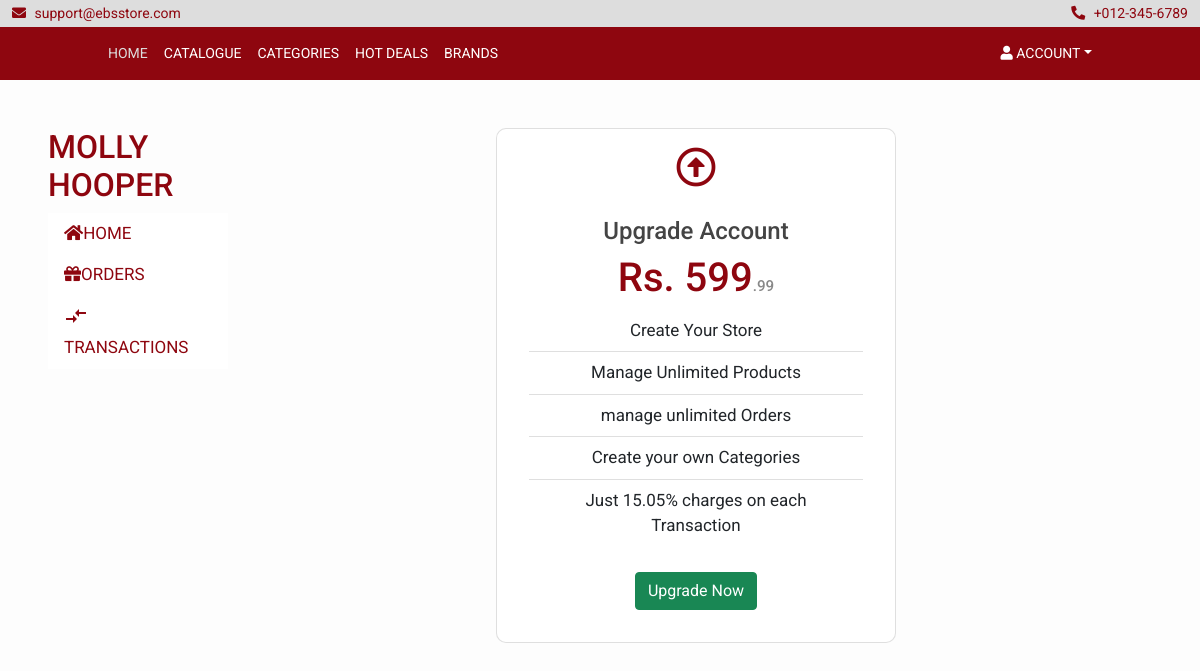
The app's page /upgrade-account/ (signed in), older data.
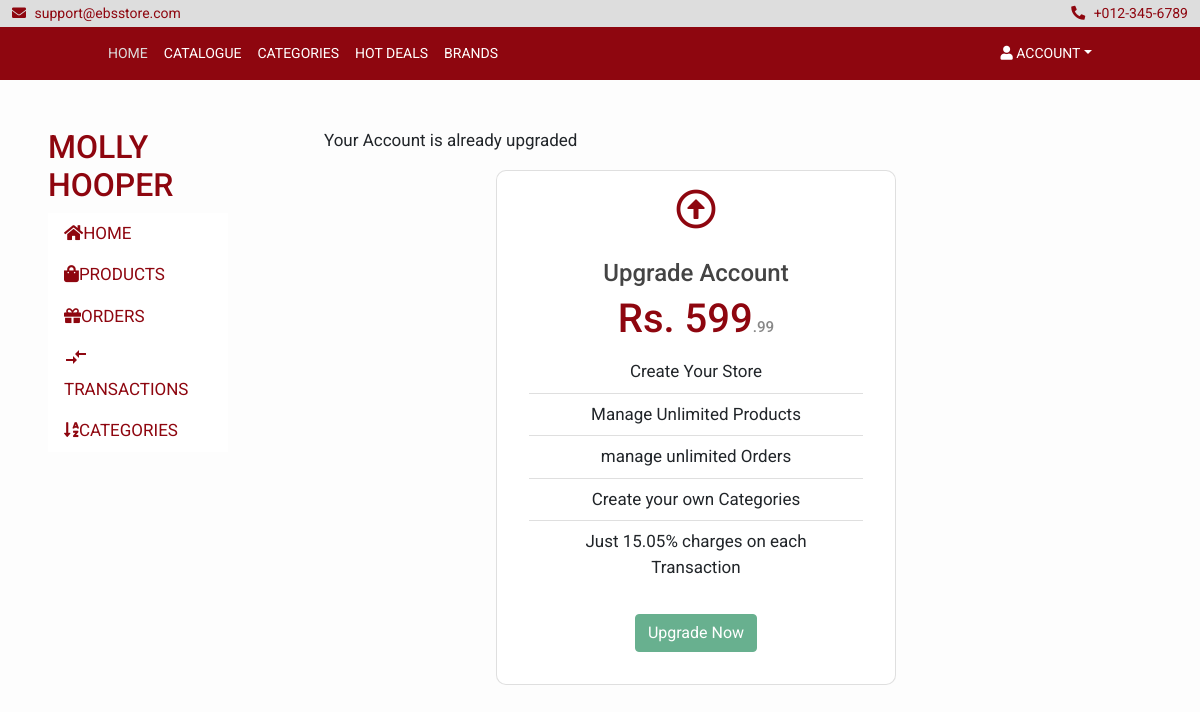
The same page, newer data.
### account/models.py (models this page shows, shortened)
class UserAccount(AbstractBaseUser, PermissionsMixin):
    username = models.CharField(max_length=255, unique=True)
    first_name=models.CharField(max_length=255)
    last_name=models.CharField(max_length=255)
    email = models.EmailField(max_length=255, unique=True)
    is_superuser = models.BooleanField(default=False)
    is_admin = models.BooleanField('Is Admin', default=False)
    is_staff = models.BooleanField(default=False)
    is_customer = models.BooleanField(default=True)
    is_client = models.BooleanField(default = False)
    balance = models.DecimalField(max_digits=15, decimal_places=2, default=0)
    user_type = models.PositiveIntegerField(choices=CHOICES, default=1)
    created_at = models.DateTimeField(auto_now_add=True)
    update_at= models.DateTimeField(auto_now=True)
    objects = UserAccountManager()
    USERNAME_FIELD = 'username'
    REQUIRED_FIELDS = ['first_name', 'last_name', 'email']

### account/views.py (the view)
# urls.py: path('upgrade-account/', views.upgrade_account, name="upgrade_account"),
def upgrade_account(request):
    return render(request, "dashboard/upgrade_account/upgrade_account.html")

### cart/context_processor.py (called while the page is built)
def cart(request):
    return {'cart': Cart(request)}

### store/context_processor.py (called while the page is built)
def categories(request):
    categories = Category.objects.all()
    return {'categories': categories}

def brands(request):
    brands = Brand.objects.all()
    return {'brands': brands}

### templates/dashboard/upgrade_account/upgrade_account.html (shortened to what this page needs)
{% extends "../dashboard.html" %}
{% load static %}
{%block dashboard_content%}
<div class="container">
    <div class="row">
            <div class="container">
                 {% if user.user_type == 0%}
                    <p>Your Account is already upgraded</p>
                {% endif%}
                <div class ="card p-3 mx-auto d-block"  style="width: 25rem; border-radius:10px">
                    <h1 class="card-title text-center text-uppercase" style="color:#8e060f"><i class="far fa-arrow-alt-circle-up"></i></h1>
                    <div class="card-body text-center">
                        <h4 style="color:#444"> Upgrade Account</h4>
                        <h1 style="color:#8e060f">Rs. 599<span style="font-size:0.95rem; color:#888">.99<span></h1>
                            <ul class="list-group list-group-flush"  style="color:#333">
                                <li class="list-group-item">Create Your Store</li>
                                <li class="list-group-item">Manage Unlimited Products</li>
                                <li class="list-group-item">manage unlimited Orders</li>
                                <li class="list-group-item">Create your own Categories</li>
                                <li class="list-group-item">Just 15.05% charges on each Transaction</li>
                            </ul>
                            <br/>
                            {% if user.user_type == 0%}
                                 <button disabled href="{% url 'billing_address'%}" class="btn btn-success">Upgrade Now</button>
                            {% else %}
                                <a  href="{% url 'billing_address'%}" class="btn btn-success">Upgrade Now</a>
                            {% endif%}
                    </div>
                </div>
        </div>
</div>
{%endblock%}

### templates/dashboard/dashboard.html (shortened to what this page needs)
{% load static %}
<!DOCTYPE html>
<html lang="en">
  <head>
    <link rel="stylesheet" href="https://cdnjs.cloudflare.com/ajax/libs/font-awesome/4.7.0/css/font-awesome.min.css">
    <link
      href="https://cdn.jsdelivr.net/npm/bootstrap@5.0.2/dist/css/bootstrap.min.css"
      rel="stylesheet"
    />
    <link href="https://cdnjs.cloudflare.com/ajax/libs/font-awesome/5.10.0/css/all.min.css" rel="stylesheet">
    <link href="{% static 'css/dashboard.css'%}" rel="stylesheet">
    <link href="{% static 'css/main.css'%}" rel="stylesheet">
  </head>
  <body>
  {% include "../components/topbar.html"%}
  {% include "../components/primary_navbar.html"%}
<div class="row">
  <div class="col-2 mt-5 mx-5">
    <aside  >
        <div>
          {% if user.user_type == 0 %}
              {% if store %}
                <h2>{{user.store.name}}</h2>
              {%else %}
               <h2> {{user.first_name}}  {{user.last_name}}</h2>
              {%endif%}
          {% else  %}
              <h2> {{user.first_name}}  {{user.last_name}}</h2>
          {%endif%}
        </div>
        {% if user.user_type == 0 or store%}
          <ul class="nav flex-column" style="background:white">
            <li class="nav-item">
              <a class="nav-link active" href="{%url 'dashboard'%}"><i class="fa fa-home"></i>Home</a>
            </li>
            <li class="nav-item">
              <a class="nav-link active" href="{%url 'vendor_products'%}"><i class="	fa fa-shopping-bag"></i>Products</a>
            </li>
            <li class="nav-item">
              <a class="nav-link active" class="nav-link active" href="{% url 'order:order_view'%}"><i class="fa fa-gift"></i>Orders</a>
            </li>
            <li class="nav-item">
              <a class="nav-link active" href="{% url 'order:transaction_history'%}"><i class="material-icons">compare_arrows</i> Transactions</a>
            </li>
            <li class="nav-item">
              <a class="nav-link active" href="{%url 'categories'%}"><i class="fa fa-sort-alpha-asc"></i>Categories</a>
            </li>
          </ul>
        {% else %}
          <ul class="nav flex-column" style="background:white">
            <li class="nav-item">
              <a class="nav-link" href="{%url 'dashboard'%}"><i class="fa fa-home"></i>Home</a>
            </li>
            <li class="nav-item">
              <a class="nav-link" href="{% url 'order:order_view'%}"><i class="fa fa-gift"></i>Orders</a>
            </li>
            <li class="nav-item">
              <a class="nav-link" href="{% url 'order:transaction_history'%}"><i class="material-icons">compare_arrows</i>  Transactions</a>
            </li>
              </ul>
        {%endif%}
      </aside>
  </div>
  <div class="col-8 mt-5">
     <section >
      <div class="row">
        <div class="col-lg-12">
          {%block dashboard_content%}
          {% endblock dashboard_content%}
      </div>
  </div>
  </section>
</div>
</div>
  </body>
</html>

Row changes from the older to the newer data that the page shows:
changed UserAccount "MOLLY": user_type 1 → 0 (drawn)
Text that changed along with them:
text now shown: "PRODUCTS CATEGORIES Your Account is already upgraded"
